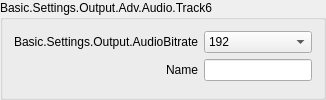
                             <widget class="QGroupBox" name="groupBox_23">
                              <property name="sizePolicy">
                               <sizepolicy hsizetype="Preferred" vsizetype="Maximum">
                                <horstretch>0</horstretch>
                                <verstretch>0</verstretch>
                               </sizepolicy>
                              </property>
                              <property name="title">
                               <string>Basic.Settings.Output.Adv.Audio.Track6</string>
                              </property>
                              <layout class="QFormLayout" name="formLayout_40">
                               <property name="fieldGrowthPolicy">
                                <enum>QFormLayout::AllNonFixedFieldsGrow</enum>
                               </property>
                               <property name="labelAlignment">
                                <set>Qt::AlignRight|Qt::AlignTrailing|Qt::AlignVCenter</set>
                               </property>
                               <item row="0" column="0">
                                <widget class="QLabel" name="label_87">
                                 <property name="minimumSize">
                                  <size>
                                   <width>170</width>
                                   <height>0</height>
                                  </size>
                                 </property>
                                 <property name="text">
                                  <string>Basic.Settings.Output.AudioBitrate</string>
                                 </property>
                                 <property name="alignment">
                                  <set>Qt::AlignRight|Qt::AlignTrailing|Qt::AlignVCenter</set>
                                 </property>
                                 <property name="buddy">
                                  <cstring>advOutTrack6Bitrate</cstring>
                                 </property>
                                </widget>
                               </item>
                               <item row="0" column="1">
                                <widget class="QComboBox" name="advOutTrack6Bitrate_2">
                                 <property name="currentIndex">
                                  <number>8</number>
                                 </property>
                                 <item>
                                  <property name="text">
                                   <string>32</string>
                                  </property>
                                 </item>
                                 <item>
                                  <property name="text">
                                   <string>48</string>
                                  </property>
                                 </item>
                                 <item>
                                  <property name="text">
                                   <string>64</string>
                                  </property>
                                 </item>
                                 <item>
                                  <property name="text">
                                   <string>80</string>
                                  </property>
                                 </item>
                                 <item>
                                  <property name="text">
                                   <string>96</string>
                                  </property>
                                 </item>
                                 <item>
                                  <property name="text">
                                   <string>112</string>
                                  </property>
                                 </item>
                                 <item>
                                  <property name="text">
                                   <string>128</string>
                                  </property>
                                 </item>
                                 <item>
                                  <property name="text">
                                   <string>160</string>
                                  </property>
                                 </item>
                                 <item>
                                  <property name="text">
                                   <string>192</string>
                                  </property>
                                 </item>
                                 <item>
                                  <property name="text">
                                   <string>256</string>
                                  </property>
                                 </item>
                                 <item>
                                  <property name="text">
                                   <string>320</string>
                                  </property>
                                 </item>
                                </widget>
                               </item>
                               <item row="1" column="0">
                                <widget class="QLabel" name="label_88">
                                 <property name="text">
                                  <string>Name</string>
                                 </property>
                                 <property name="buddy">
                                  <cstring>advOutTrack6Name</cstring>
                                 </property>
                                </widget>
                               </item>
                               <item row="1" column="1">
                                <widget class="QLineEdit" name="advOutTrack6Name_2"/>
                               </item>
                              </layout>
                             </widget>
